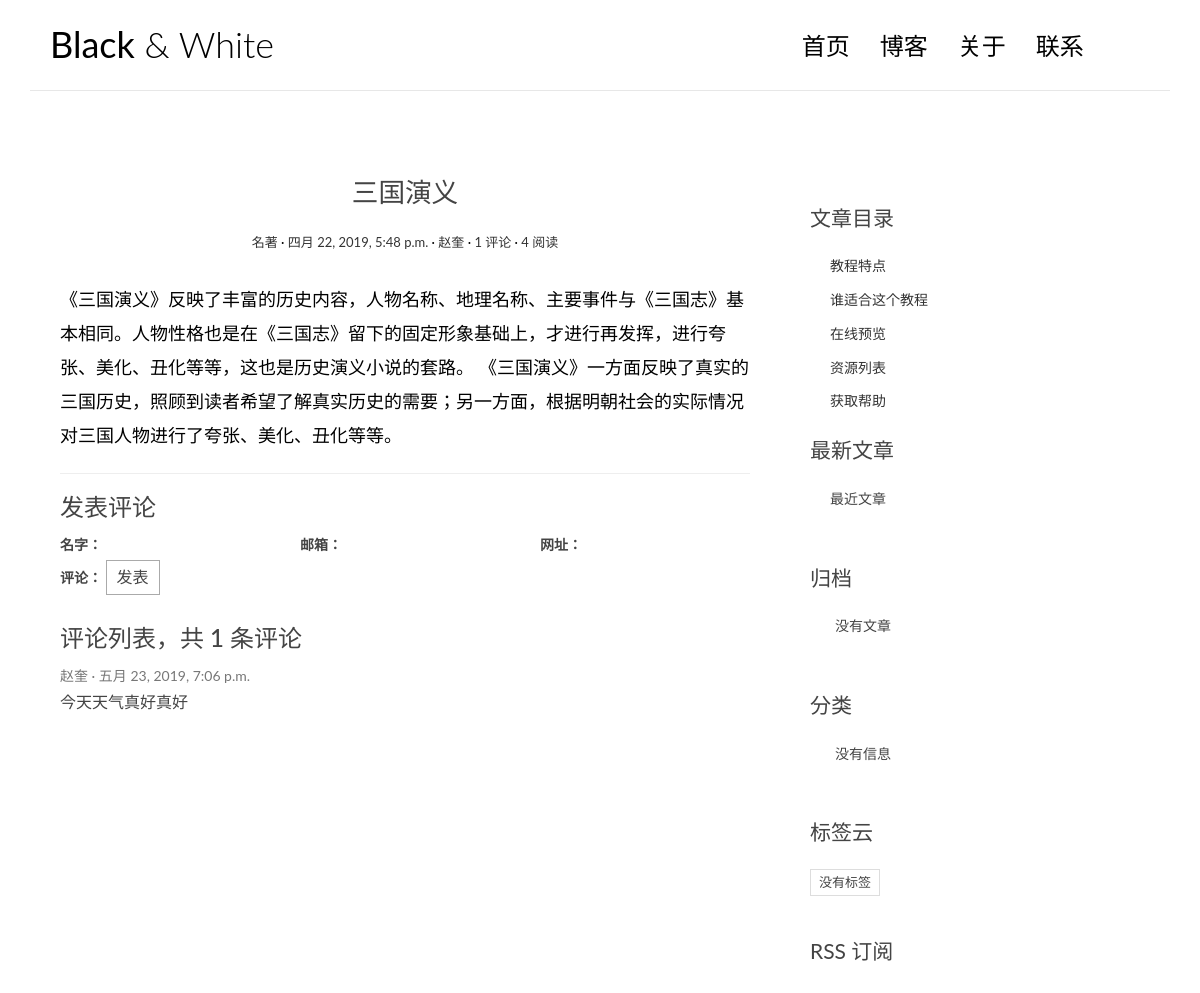
/single/1/, run on the app's committed database.
### blog/models.py (models this page shows, shortened)
class Article(models.Model):
    title = models.CharField(max_length=30)
    body = models.TextField()
    create_time = models.DateTimeField(auto_now_add=True)
    update_time = models.DateTimeField(auto_now=True)
    reads = models.IntegerField(default=0)
    classify = models.ForeignKey(Classify, on_delete=models.CASCADE)
    tags = models.ManyToManyField(Tags)
    auth = models.ForeignKey(User, on_delete=models.CASCADE)
    class Meta():
        verbose_name = "文章"
        verbose_name_plural = verbose_name

class Classify(models.Model):
    title = models.CharField(max_length=30)
    class Meta():
        verbose_name = "分类"
        verbose_name_plural = verbose_name

### comments/models.py (models this page shows, shortened)
class Discuss(models.Model):
    username = models.CharField(max_length=30)
    email = models.EmailField(max_length=20)
    urls = models.URLField(max_length=50)
    content = models.CharField(max_length=500)
    article = models.ForeignKey(Article, on_delete=models.CASCADE)
    create_time= models.DateTimeField(auto_now_add=True)
    class Meta():
        verbose_name = "评论"
        verbose_name_plural = verbose_name

### blog/views.py (the view)
# urls.py: url(r'^single/(\d+)/$', views.single, name="single"),
def single(request, id):
    article = get_object_or_404(Article, pk=id)
    article.reads += 1
    article.save()
    df = DiscussForm()
    return render(request, "single.html", locals())

### template/single.html (shortened to what this page needs)
{% extends 'base.html' %}
{% block left %}
<article class="post post-{{ article.id }}">
    <header class="entry-header">
        <h1 class="entry-title">{{ article.title }}</h1>
        <div class="entry-meta">
            <span class="post-category"><a href="#">{{ article.classify.title }}</a></span>
            <span class="post-date"><a href="#"><time class="entry-date"
                                                      datetime="2012-11-09T23:15:57+00:00">{{ article.create_time }}</time></a></span>
            <span class="post-author"><a href="#">{{ article.auth.username }}</a></span>
            <span class="comments-link"><a href="#">{{ article.discuss_set.count }} 评论</a></span>
            <span class="views-count"><a href="#">{{ article.reads }} 阅读</a></span>
        </div>
    </header>
    <div class="entry-content clearfix">
        {{ article.body }}
    </div>
</article>
<section class="comment-area" id="comment-area">
    <hr>
    <h3>发表评论</h3>
    <form action="{% url 'comments:adddiscuss' article.id %}" method="post" class="comment-form">
        <div class="row">
            <div class="col-md-4">
                <label for="id_name">名字：</label>
            </div>
            <div class="col-md-4">
                <label for="id_email">邮箱：</label>
            </div>
            <div class="col-md-4">
                <label for="id_url">网址：</label>
            </div>
            <div class="col-md-12">
                <label for="id_comment">评论：</label>
                <button type="submit" class="comment-btn">发表</button>
            </div>
        </div>
    </form>
    <div class="comment-list-panel">
        <h3>评论列表，共 <span>{{ article.discuss_set.count }}</span> 条评论</h3>
        <ul class="comment-list list-unstyled">
            {% for i in article.discuss_set.all %}
                <li class="comment-item">
                <span class="nickname">{{ i.username }}</span>
                <time class="submit-date" datetime="2012-11-09T23:15:57+00:00">{{ i.create_time }}</time>
                <div class="text">
                   {{ i.content }}
                </div>
            </li>
            {% empty %}
                <li>没有评论</li>
            {% endfor %}
        </ul>
    </div>
</section>
{% endblock %}
{% block toc %}
    <div class="widget widget-content">
        <h3 class="widget-title">文章目录</h3>
        <ul>
            <li>
                <a href="#">教程特点</a>
            </li>
            <li>
                <a href="#">谁适合这个教程</a>
            </li>
            <li>
                <a href="#">在线预览</a>
            </li>
            <li>
                <a href="#">资源列表</a>
            </li>
            <li>
                <a href="#">获取帮助</a>
            </li>
        </ul>
    </div>
{% endblock %}

### static/css/custom.css (style rules this page uses)
* { outline: none; }
h1, h2, h3, h4, h5, h6 { margin-top: 0; }
a { color: #333; }
body { color: #444; font-family: 'Lato', sans-serif; }
.post { background: #fff; padding: 30px 30px 0; }
.entry-title { text-align: center; font-size: 1.9em; margin-bottom: 20px; line-height: 1.6; padding: 10px 20px 0; }
.entry-meta { text-align: center; color: #DDDDDD; font-size: 13px; margin-bottom: 30px; }
.entry-content { font-size: 18px; line-height: 1.9; font-weight: 300; color: #000; }
.post-category::after, .post-date::after, .post-author::after, .comments-link::after { content: ' ·'; color: #000; }
.widget { background: #fff; padding: 30px 0 0; }
.widget-title { font-size: 1.5em; margin-bottom: 20px; line-height: 1.6; padding: 10px 0 0; font-weight: 400; }
.widget-recent-posts ul { padding: 0; margin: 0; padding-left: 20px; }
.widget-recent-posts ul li { list-style-type: none; position: relative; line-height: 170%; margin-bottom: 10px; }
.widget-recent-posts ul li::before { content: '\f3d3'; font-family: "Ionicons"; position: absolute; left: -17px; top: 3px; font-size: 16px; color: #000; }
.widget-content ul li { margin-bottom: 10px; }
.comment-area { padding: 0 30px 0; }
.comment-form { margin-top: 15px; }
.comment-form .comment-btn { background-color: #fff; border: 1px solid #aaa; font-size: 16px; padding: 5px 10px; }
.comment-list-panel { margin-top: 30px; }
.comment-list { margin-top: 15px; }
.comment-item .nickname, .comment-item .submit-date { color: #777; font-size: 14px; }
.comment-item .nickname:after { content: ' ·'; }
.comment-item .text { padding-top: 5px; font-size: 16px; }

### data on the page
Article: title "三国演义", classify "名著", create_time "四月 22, 2019, 5:48 p.m.", auth.username "赵奎", discuss_set.count "1", reads "4", body "《三国演义》反映了丰富的历史内容，人物名称、地理名称、主要事件与《三国志》基本相同。人物性格也是在《三国志》留下的固定形象基础上，才进行再发挥，进行夸张、美化、丑化等等，这也是历史演义小说的套路。 《三国演义》一方面反映了真实的三国历史，照顾到读者希望了解真实历史的需要；另一方面，根据明朝社会的实际情况对三国人物进行了夸张、美化、丑化等等。"
Discuss: username "赵奎", create_time "五月 23, 2019, 7:06 p.m.", content "今天天气真好真好"
